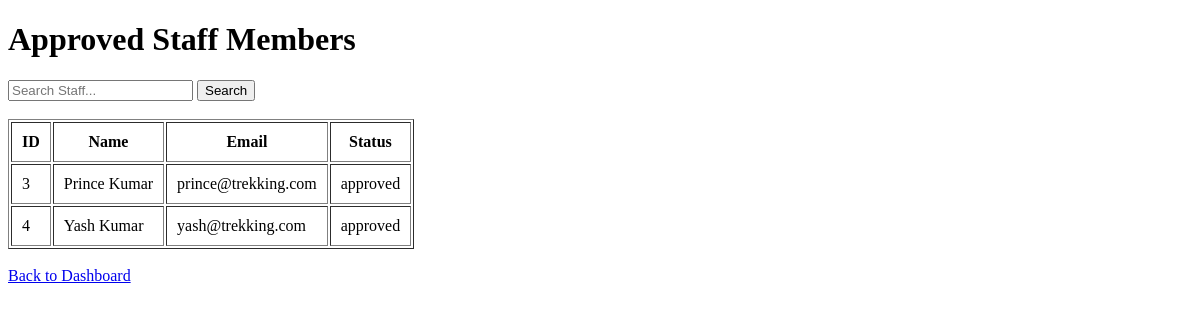
Page /admin/staff on the earlier database version.
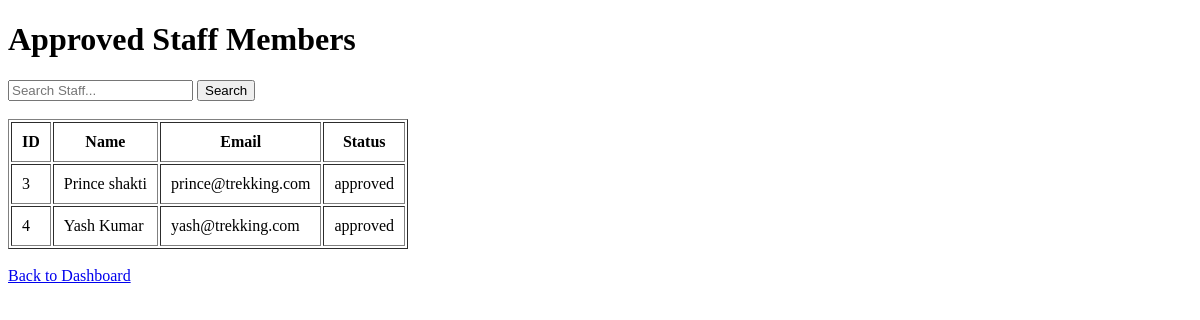
Same page on the later database version.
### models/models.py (models this page shows)
class User(db.Model):
    __tablename__ = "users"
    id = db.Column(db.Integer, primary_key=True)
    full_name = db.Column(db.String(100), nullable=False)
    email = db.Column(db.String(120), unique=True, nullable=False)
    password = db.Column(db.String(255), nullable=False)
    role = db.Column(db.String(20), nullable=False)
    status = db.Column(
    db.String(20),
    default="approved"
    )
    created_at = db.Column(db.DateTime, default=datetime.utcnow)
    bookings = db.relationship(
        "Booking",
        backref="user",
        lazy=True
    )
    assigned_treks = db.relationship(
    "Trek",
    foreign_keys="Trek.assigned_staff_id",
    backref="assigned_staff",
    lazy=True
    )

### controllers/auth.py (the view)
@auth.route("/admin/staff")
def view_staff():
    search = request.args.get("search")
    if search:
        staff_members = User.query.filter(
            User.role == "staff",
            User.status == "approved",
            User.full_name.ilike(f"%{search}%")
        ).all()
    else:
        staff_members = User.query.filter_by(
            role="staff",
            status="approved"
        ).all()
    return render_template(
        "view_staff.html",
        staff_members=staff_members
    )

### templates/view_staff.html (shortened to what this page needs)
<!DOCTYPE html>
<html>
<head>
</head>
<body>
<h1>Approved Staff Members</h1>
<form method="GET">
    <input
        type="text"
        name="search"
        placeholder="Search Staff..."
    >
    <input
        type="submit"
        value="Search"
    >
</form>
<br>
<table border="1" cellpadding="10">
<tr>
    <th>ID</th>
    <th>Name</th>
    <th>Email</th>
    <th>Status</th>
</tr>
{% for staff in staff_members %}
<tr>
<td>{{ staff.id }}</td>
<td>{{ staff.full_name }}</td>
<td>{{ staff.email }}</td>
<td>{{ staff.status }}</td>
</tr>
{% endfor %}
</table>
<br>
<a href="/admin/dashboard">Back to Dashboard</a>
</body>
</html>

Differences in the rows shown:
changed User "prince@trekking.com": full_name "Prince Kumar" → "Prince shakti"
